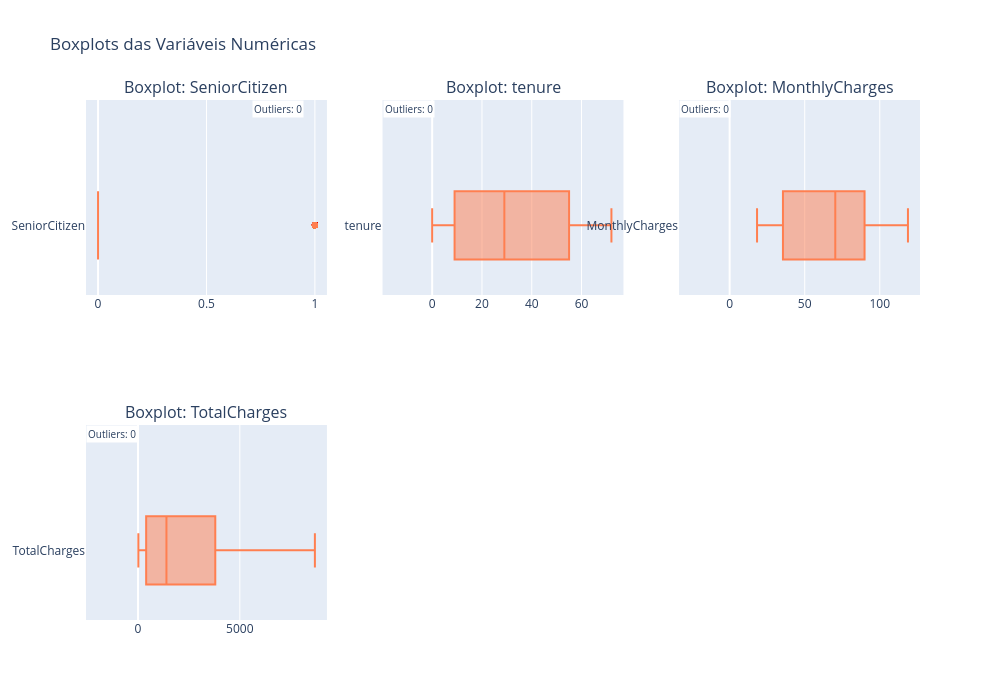

The cell this chart's notebook holds for it:
### Code cell
import numpy as np
from scipy import stats
import plotly.graph_objects as go
from plotly.subplots import make_subplots

# Colunas numéricas (excluindo id e target)
numeric_cols = df.select_dtypes(include=[np.number]).columns

n = len(numeric_cols)
ncols = 3
nrows = int(np.ceil(n / ncols))

fig = make_subplots(
    rows=nrows,
    cols=ncols,
    subplot_titles=[f'Boxplot: {col}' for col in numeric_cols]
)

for idx, col in enumerate(numeric_cols):

    row = idx // ncols + 1
    col_pos = idx % ncols + 1

    # boxplot
    fig.add_trace(
        go.Box(
            x=df[col],
            name=col,
            marker_color='coral',
            boxpoints='outliers',
            orientation='h'
        ),
        row=row,
        col=col_pos
    )

    # cálculo de outliers via zscore
    col_zscore = np.abs(stats.zscore(df[col].dropna()))
    outlier_count = (col_zscore > 3).sum()

    # anotação
    fig.add_annotation(
        text=f'Outliers: {outlier_count}',
        xref=f'x{idx+1}' if idx > 0 else 'x',
        yref=f'y{idx+1}' if idx > 0 else 'y',
        x=0.95,
        y=0.9,
        xanchor='right',
        yanchor='top',
        showarrow=False,
        font=dict(size=10),
        bgcolor='white'
    )

fig.update_layout(
    height=350 * nrows,
    width=1000,
    showlegend=False,
    title="Boxplots das Variáveis Numéricas"
)

fig.show()

### Figure 1 — Plotly figure (JSON) as saved in the notebook; plotly's stock layout.template omitted (floating-point values rounded to 4 significant figures; data arrays with more than 128 entries replaced by an {"elided": "..."} marker saying what was removed)
{"data": [{"boxpoints": "outliers", "marker": {"color": "coral"}, "name": "SeniorCitizen", "orientation": "h", "type": "box", "x": {"elided": "7043 int values"}, "xaxis": "x", "yaxis": "y"}, {"boxpoints": "outliers", "marker": {"color": "coral"}, "name": "tenure", "orientation": "h", "type": "box", "x": {"elided": "7043 int values"}, "xaxis": "x2", "yaxis": "y2"}, {"boxpoints": "outliers", "marker": {"color": "coral"}, "name": "MonthlyCharges", "orientation": "h", "type": "box", "x": {"elided": "7043 float values"}, "xaxis": "x3", "yaxis": "y3"}, {"boxpoints": "outliers", "marker": {"color": "coral"}, "name": "TotalCharges", "orientation": "h", "type": "box", "x": {"elided": "7043 float values"}, "xaxis": "x4", "yaxis": "y4"}], "layout": {"annotations": [{"font": {"size": 16}, "showarrow": false, "text": "Boxplot: SeniorCitizen", "x": 0.1444, "xanchor": "center", "xref": "paper", "y": 1, "yanchor": "bottom", "yref": "paper"}, {"font": {"size": 16}, "showarrow": false, "text": "Boxplot: tenure", "x": 0.5, "xanchor": "center", "xref": "paper", "y": 1, "yanchor": "bottom", "yref": "paper"}, {"font": {"size": 16}, "showarrow": false, "text": "Boxplot: MonthlyCharges", "x": 0.8556, "xanchor": "center", "xref": "paper", "y": 1, "yanchor": "bottom", "yref": "paper"}, {"font": {"size": 16}, "showarrow": false, "text": "Boxplot: TotalCharges", "x": 0.1444, "xanchor": "center", "xref": "paper", "y": 0.375, "yanchor": "bottom", "yref": "paper"}, {"bgcolor": "white", "font": {"size": 10}, "showarrow": false, "text": "Outliers: 0", "x": 0.95, "xanchor": "right", "xref": "x", "y": 0.9, "yanchor": "top", "yref": "y"}, {"bgcolor": "white", "font": {"size": 10}, "showarrow": false, "text": "Outliers: 0", "x": 0.95, "xanchor": "right", "xref": "x2", "y": 0.9, "yanchor": "top", "yref": "y2"}, {"bgcolor": "white", "font": {"size": 10}, "showarrow": false, "text": "Outliers: 0", "x": 0.95, "xanchor": "right", "xref": "x3", "y": 0.9, "yanchor": "top", "yref": "y3"}, {"bgcolor": "white", "font": {"size": 10}, "showarrow": false, "text": "Outliers: 0", "x": 0.95, "xanchor": "right", "xref": "x4", "y": 0.9, "yanchor": "top", "yref": "y4"}], "height": 700, "showlegend": false, "title": {"text": "Boxplots das Variáveis Numéricas"}, "width": 1000, "xaxis": {"anchor": "y", "domain": [0, 0.2889]}, "xaxis2": {"anchor": "y2", "domain": [0.3556, 0.6444]}, "xaxis3": {"anchor": "y3", "domain": [0.7111, 1]}, "xaxis4": {"anchor": "y4", "domain": [0, 0.2889]}, "xaxis5": {"anchor": "y5", "domain": [0.3556, 0.6444]}, "xaxis6": {"anchor": "y6", "domain": [0.7111, 1]}, "yaxis": {"anchor": "x", "domain": [0.625, 1]}, "yaxis2": {"anchor": "x2", "domain": [0.625, 1]}, "yaxis3": {"anchor": "x3", "domain": [0.625, 1]}, "yaxis4": {"anchor": "x4", "domain": [0, 0.375]}, "yaxis5": {"anchor": "x5", "domain": [0, 0.375]}, "yaxis6": {"anchor": "x6", "domain": [0, 0.375]}}}
